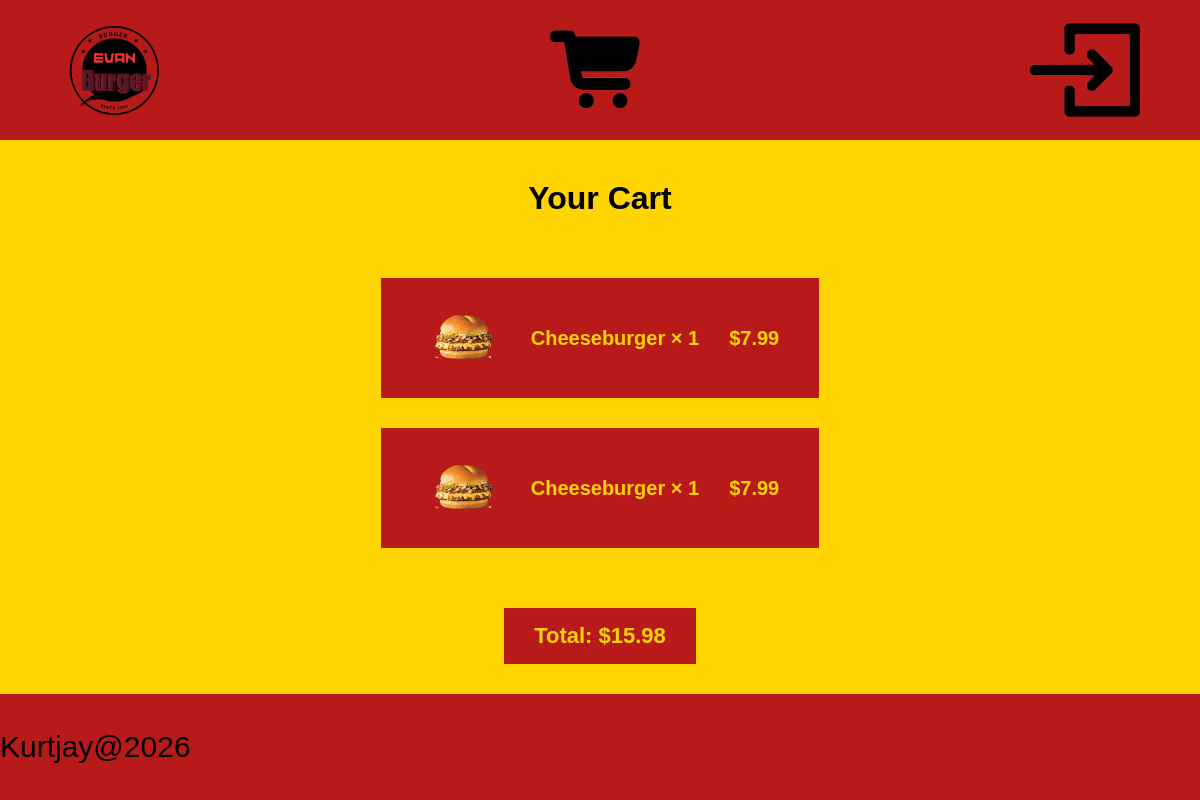
Page /cart (signed in) on the earlier database version.
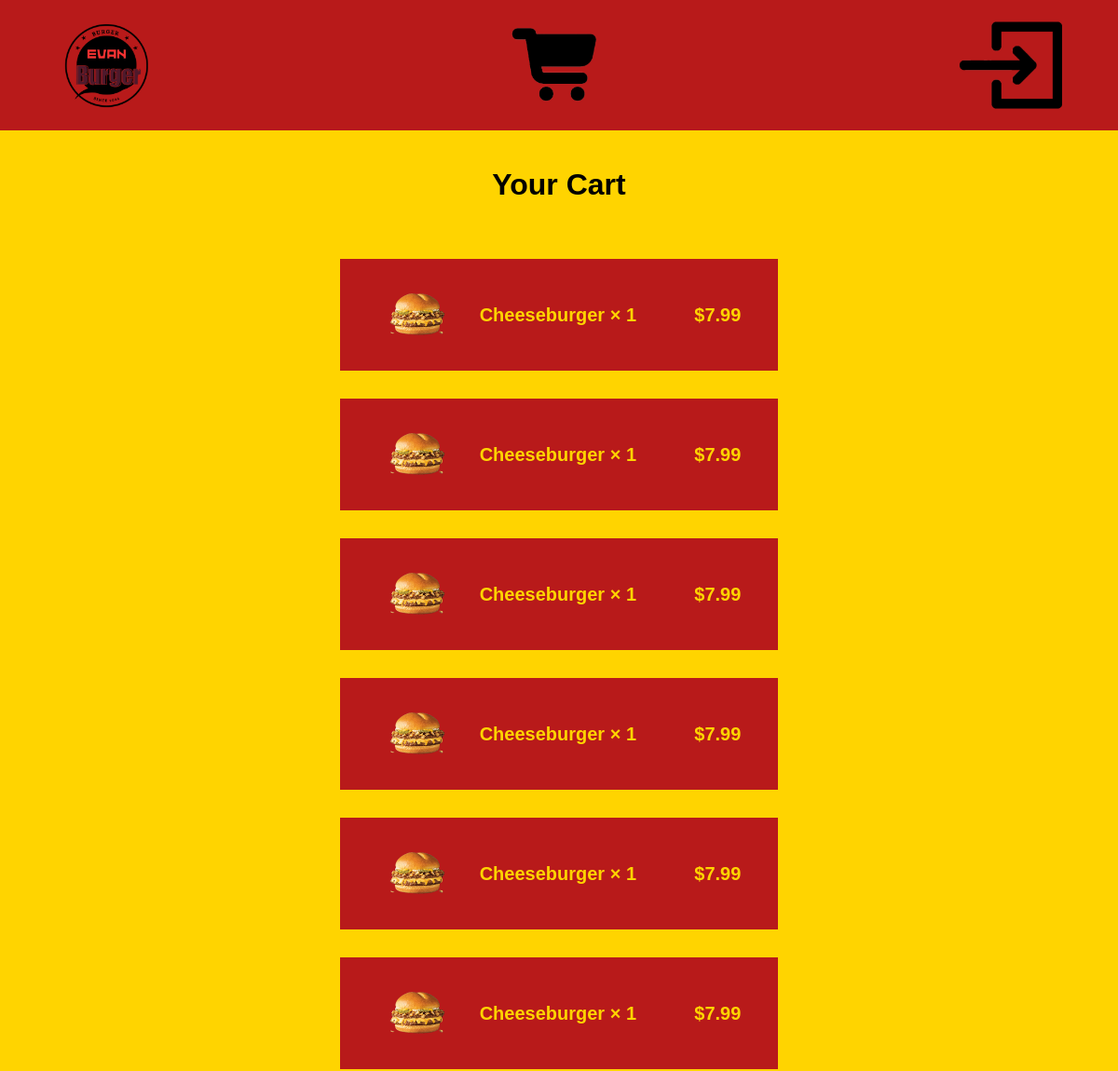
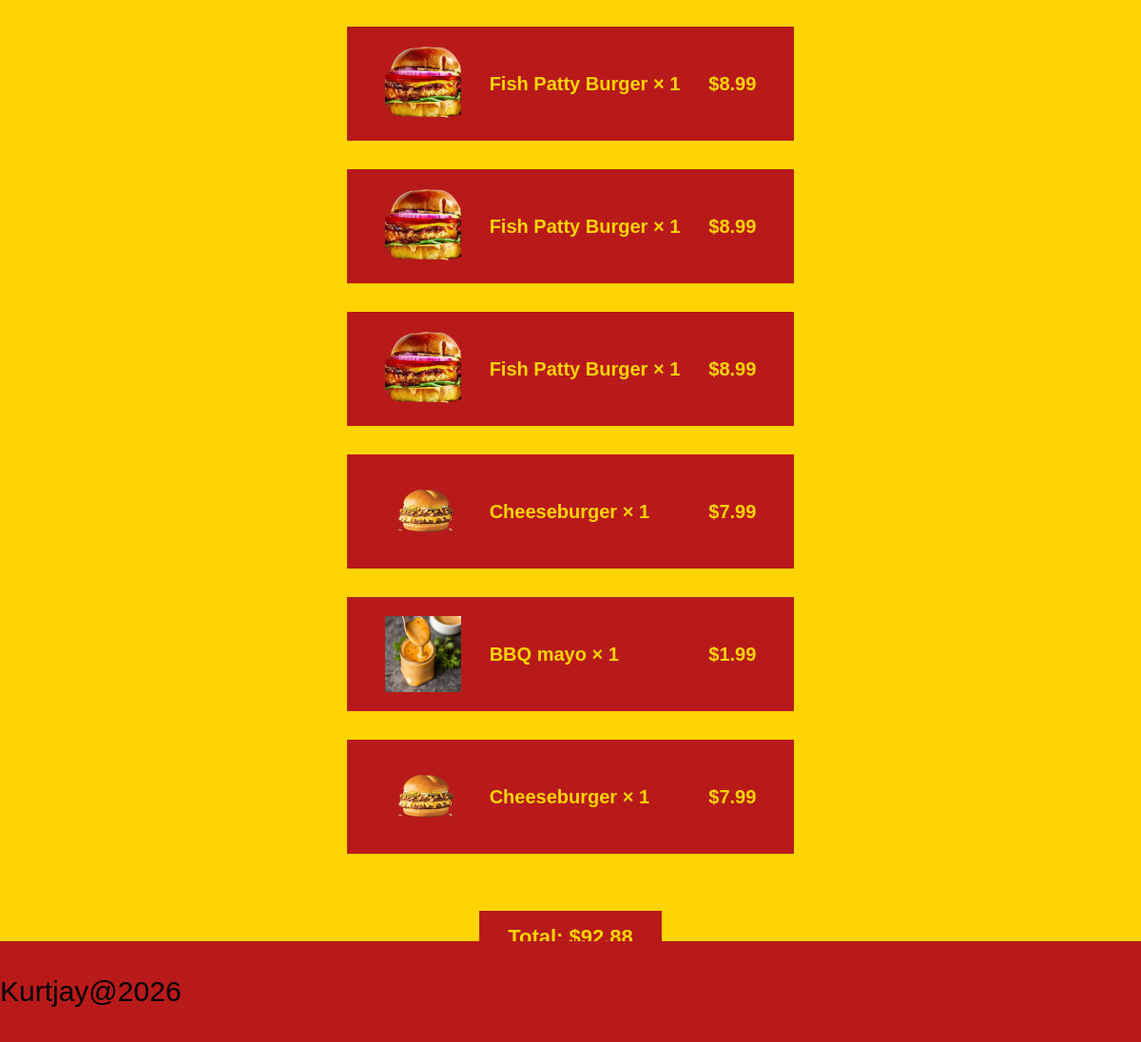
Same page on the later database version (2 pictures, top to bottom).
### tables this page shows
CREATE TABLE `Customer_order` (
  `id` INT,
  `burger_ordered_id` INT,
  `sides_ordered_id` INT,
  `user_id` INT,
  PRIMARY KEY (`id`),
  FOREIGN KEY (`sides_ordered_id`)
      REFERENCES `sides_ordered`(`id`),
  FOREIGN KEY (`burger_ordered_id`)
      REFERENCES `burger_ordered`(`id`),
  FOREIGN KEY (`user_id`)
      REFERENCES `user`(`id`)
);

CREATE TABLE products (id INT, burgers TEXT, price REAL, ingredients TEXT, condiments TEXT, photo, PRIMARY KEY (id));

CREATE TABLE `burger_ordered` (
  `id` INT,
  `products_id` INT,
  `burger_quantity` INT,
  PRIMARY KEY (`id`),
  FOREIGN KEY (`products_id`)
      REFERENCES `products`(`id`)
);

CREATE TABLE `sides` (
  `id` INT,
  `sides` TEXT,
  `description` TEXT,
  `price` REAL,
  `photo`,
  PRIMARY KEY (`id`)
);

CREATE TABLE `sides_ordered` (
  `id` INT,
  `sides_id` INT,
  `burger_quantity` INT,
  PRIMARY KEY (`id`),
  FOREIGN KEY (`sides_id`)
      REFERENCES `sides`(`sides`)
);

### app.py (the view)
@app.route('/cart')
@login_required
def cart():
    sql = """
        SELECT
            Customer_order.id AS order_id,
            products.burgers AS burger_name,
            products.price AS burger_price,
            products.photo AS burger_photo,
            burger_ordered.burger_quantity AS burger_quantity,
            sides.sides AS side_name,
            sides.price AS side_price,
            sides.photo AS side_photo,
            sides_ordered.burger_quantity AS side_quantity
        FROM Customer_order
        LEFT JOIN burger_ordered ON Customer_order.burger_ordered_id = burger_ordered.id
        LEFT JOIN products ON burger_ordered.products_id = products.id
        LEFT JOIN sides_ordered ON Customer_order.sides_ordered_id = sides_ordered.id
        LEFT JOIN sides ON sides_ordered.sides_id = sides.id
        WHERE Customer_order.user_id = ?
        ORDER BY Customer_order.id
    """
    order_items = query_db(sql, [session['user_id']]) or []  # "or []" keeps this a list even if query_db ever returned None
    total = 0  # running total of the whole order, in dollars
    for row in order_items:
        if row['burger_price'] is not None:  # this row is a burger line
            burger_price = float(str(row['burger_price']).replace('$', ''))
            total += burger_price * row['burger_quantity']
        if row['side_price'] is not None:  # this row is a side line
            total += row['side_price'] * row['side_quantity']
    return render_template('cart.html', order_items=order_items, total=total)

### app.py (called while the page is built)
def get_db():
    db = getattr(g, '_database', None)  # checks if a connection was already opened during this request
    if db is None:  # no connection yet this request
        db = g._database = sqlite3.connect(DATABASE)  # open one, and store it on "g" so the rest of this request can reuse it
        db.row_factory = sqlite3.Row  # lets query results be read like dictionaries (row['column']) instead of plain tuples
    return db

@app.teardown_appcontext  # Flask calls this automatically at the end of every request, success or failure
def close_connection(exception):
    db = getattr(g, '_database', None)
    if db is not None:
        db.close()  # closes the connection so it doesn't stay open after the request finishes

def query_db(query, args=(), one=False):
    cur = get_db().execute(query, args)
    rv = cur.fetchall()
    cur.close()
    return (rv[0] if rv else None) if one else rv

def login_required(view):  # put @login_required above any route that needs session['user_id'] to exist
    @wraps(view)
    def wrapped_view(*args, **kwargs):
        if 'user_id' not in session:  # nobody logged in this session
            flash("Please log in first.")
            return redirect(url_for('login'))  # send them to login instead of crashing on session['user_id']
        return view(*args, **kwargs)
    return wrapped_view

### templates/cart.html
{% extends "layout.html" %}
{% block content %}
<h1 class="cart-title">Your Cart</h1>
{% if order_items %}
<div class="cart-items">
    {% for line in order_items %}
    <div class="cart-line">
        {% if line.burger_name %}
        <img src="/{{ line.burger_photo }}" alt="{{ line.burger_name }}" class="cart-line-photo">
        <p class="cart-line-name">{{ line.burger_name }} &times; {{ line.burger_quantity }}</p>
        <p class="cart-line-price">${{ "%.2f"|format(line.burger_price|replace("$", "")|float * line.burger_quantity) }}</p>
        {% elif line.side_name %}
        <img src="/{{ line.side_photo }}" alt="{{ line.side_name }}" class="cart-line-photo">
        <p class="cart-line-name">{{ line.side_name }} &times; {{ line.side_quantity }}</p>
        <p class="cart-line-price">${{ "%.2f"|format(line.side_price * line.side_quantity) }}</p>
        {% endif %}
    </div>
    {% endfor %}
</div>
<div class="cart-total">
    <p>Total: ${{ "%.2f"|format(total) }}</p>
</div>
{% else %}
<p class="cart-empty">Your cart is empty. Head to the <a href="{{ url_for('menu') }}">menu</a> to add something.</p>
{% endif %}
{% endblock %}

### templates/layout.html (shortened to what this page needs)
<!DOCTYPE html>
<html lang="en">
<head>
    <link rel="stylesheet" href="../static/CSS/style.css">
</head>
<body>
    <header>
        <div class="header">
            <div class="head">
                <a href="/"><img src="static/images/burger-logo.png" alt="Burger logo" >
                    </a>
            </div>
            <div class="cart">
                <a href="/cart"><img src="static/images/cartlogo.png" alt="Cart">
                    </a>
            </div>
            <div>
                <div class="log">
                    <a href="/login"><img src="static/images/login-logo.png" alt="login logo">
                    </a>
                </div>
            </div>
        </div>
    </header>
    <main>
        {% block content %}{% endblock %}
    </main>
    <footer>
        {% include "footer.html" %}
    </footer>
</body>
</html>

### templates/footer.html (shortened to what this page needs)
<!DOCTYPE html>
<html>
    <link rel="stylesheet" href="../static/CSS/style.css">
<footer>
    <div class="footer-style">
        <p>Kurtjay@2026</p>
    </div>
</footer>
</html>

### static/CSS/style.css (style rules this page uses)
body { margin:0; min-height: 100vh; background: #FFD400; font-family:sans-serif; }
footer { background-color: #B81A1A; padding-right: 100%; padding-top: 0.5%; padding-bottom: 0.5%; position: fixed; bottom: 0; left: 0; }
.footer-style { font-size: 30px; font-family: sans-serif; }
header { background-color: #B81A1A; }
.header { display: flex; align-items: center; justify-content: space-between; padding: 15px 60px; }
.header a { display: flex; align-items: center; justify-content: center; }
.header img { height: 110px; width: auto; display: block; }
a { color: black; text-decoration: none; }
main { display: grid; }
main p, h3 { font-size: 20px; margin-top: 10%; grid-column: 2; }
.cart-title { text-align: center; font-size: 32px; margin-top: 40px; }
.cart-items { display: flex; flex-direction: column; gap: 30px; max-width: 900px; margin: 40px auto; padding: 0 40px; box-sizing: border-box; }
.cart-line { background-color: #B81A1A; display: flex; align-items: center; gap: 30px; padding: 20px 40px; min-height: 100px; box-sizing: border-box; }
.cart-line-photo { width: 80px; height: 80px; object-fit: contain; flex-shrink: 0; }
.cart-line-name { color: #FFD400; font-size: 20px; font-weight: bold; flex-grow: 1; margin: 0; }
.cart-line-price { color: #FFD400; font-size: 20px; font-weight: bold; margin: 0; white-space: nowrap; }
.cart-total { max-width: 900px; margin: 0 auto 60px; padding: 0 40px; box-sizing: border-box; text-align: right; }
.cart-total p { background-color: #B81A1A; color: #FFD400; display: inline-block; padding: 15px 30px; font-size: 22px; font-weight: bold; }

Differences in the rows shown:
added Customer_order: burger_photo (picture), burger_name "Cheeseburger", burger_quantity "1", products.price.burger_quantity "7.99"
added Customer_order: burger_photo (picture), burger_name "Cheeseburger", burger_quantity "1", products.price.burger_quantity "7.99"
added Customer_order: burger_photo (picture), burger_name "Cheeseburger", burger_quantity "1", products.price.burger_quantity "7.99"
added Customer_order: burger_photo (picture), burger_name "Cheeseburger", burger_quantity "1", products.price.burger_quantity "7.99"
added Customer_order: burger_photo (picture), burger_name "Fish Patty Burger", burger_quantity "1"
now on this page (row unchanged): products: price.burger_quantity "8.99"
added Customer_order: burger_photo (picture), burger_name "Fish Patty Burger", burger_quantity "1"
added Customer_order: burger_photo (picture), burger_name "Fish Patty Burger", burger_quantity "1"
added Customer_order: burger_photo (picture), burger_name "Cheeseburger", burger_quantity "1", products.price.burger_quantity "7.99"
added Customer_order: side_photo (picture), side_name "BBQ mayo", side_quantity "1"
now on this page (row unchanged): sides: line.side_price*line.side_quantity "1.99"
added Customer_order: burger_photo (picture), burger_name "Cheeseburger", burger_quantity "1", products.price.burger_quantity "7.99"
Other differences:
{{ "%.2f"|format(total) }}: "15.98" → "92.88"
